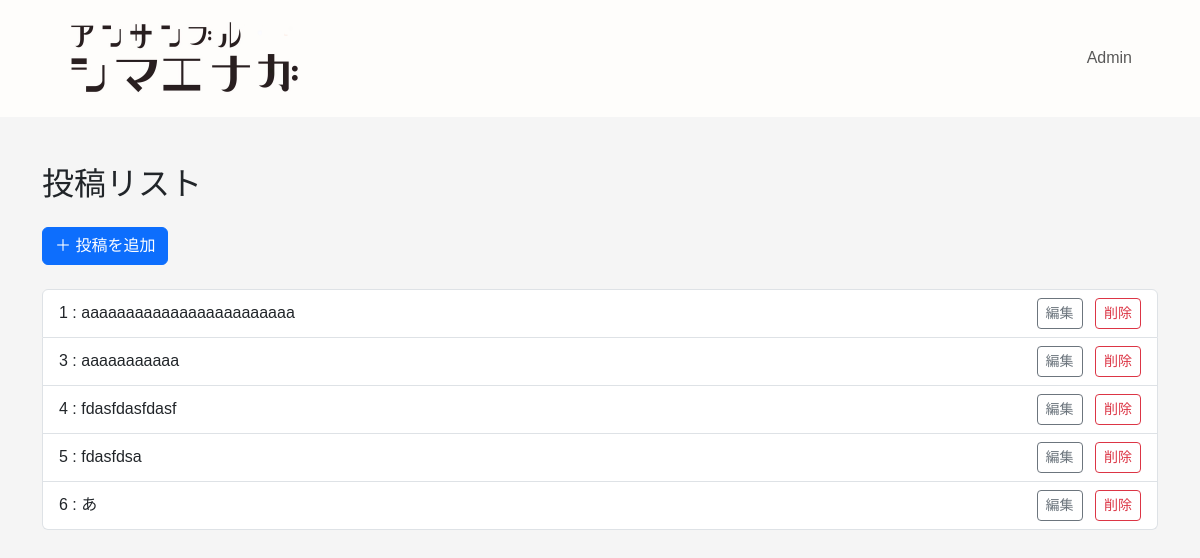
/admin/post (signed in), run on the app's committed database.
### app/models/models.py (models this page shows)
class Post(db.Model):
    __tablename__ = "posts"
    id = db.Column(db.Integer, primary_key=True, autoincrement=True)
    title = db.Column(db.String(64), nullable=False)
    content = db.Column(db.Text, nullable=False)
    date = db.Column(db.Date, default=date.today, nullable=False)
    media = db.Column(db.String(16))
    url = db.Column(db.String(255))
    images = db.relationship("PostImage", backref="post", cascade="all, delete-orphan")
    tags = db.relationship("Tag", secondary=post_tags, back_populates="posts")
    view_count = db.Column(db.Integer, default=0, nullable=False)

### app/routes/routes.py (the view)
@main_bp.route("/admin/post")
@login_required
def post():
    posts = Post.query.all()
    return render_template("post_list.html", posts=posts)

### app/templates/post_list.html (shortened to what this page needs)
{% extends "layout_admin.html" %}
{% block content %}
<div class="container py-5">
    <h1 class="fs-2 mb-4">投稿リスト</h1>
    <a href="{{ url_for('main.create_post') }}" class="btn btn-primary mb-4">＋ 投稿を追加</a>
    {% if posts %}
    <ul class="list-group">
        {% for post in posts %}
        <li class="list-group-item d-flex justify-content-between align-items-center">
            <span>
                <strong>{{ post.id }}</strong> : {{ post.title }}
            </span>
            {% if current_user.id == "taiyo" %}
            <span>
                <a href="{{ url_for('main.edit_post', id=post.id) }}" class="btn btn-sm btn-outline-secondary me-2">編集</a>
                <a href="{{ url_for('main.delete_post', id=post.id) }}" class="btn btn-sm btn-outline-danger">削除</a>
            </span>
            {% endif %}
        </li>
        {% endfor %}
    </ul>
    {% else %}
        <p>投稿がありません。</p>
    {% endif %}
</div>
{% endblock %}

### app/static/css/layout.css (style rules this page uses)
html { height: 100%; }
body { background-color: #d0e7e1; font-family: "游ゴシック体", YuGothic, "游ゴシック Medium", "Yu Gothic Medium","游ゴシック", "Yu Gothic", sans-serif; line-height: 1.8; display: flex; flex-direction: column; height: 100%; }
* { box-sizing: border-box; }
ul { list-style: none; padding: 0; }
a { text-decoration: none !important; }

### data on the page
Post: id "1", title "aaaaaaaaaaaaaaaaaaaaaaaa"
Post: id "3", title "aaaaaaaaaaa"
Post: id "4", title "fdasfdasfdasf"
Post: id "5", title "fdasfdsa"
Post: id "6", title "あ"
